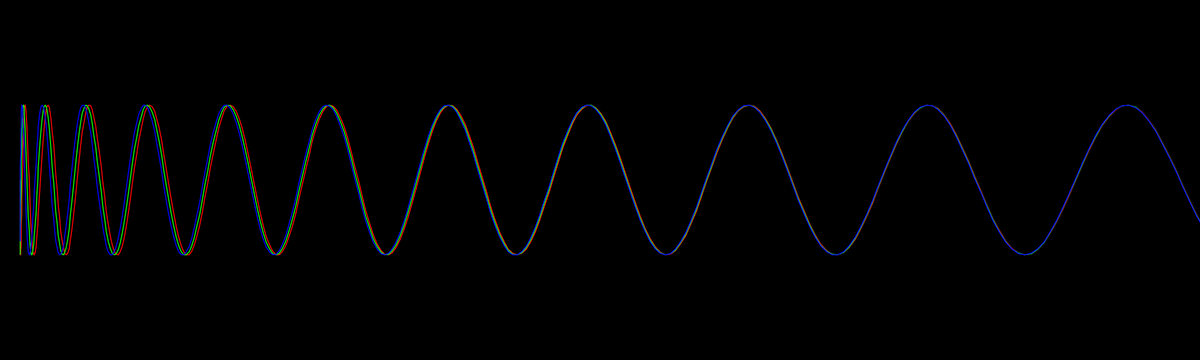
Frame 1 (no input)
Frame 60 (the mouse pressed at the canvas centre just before this capture): identical to frame 1, image omitted
Frame 120 (the mouse held since frame 60 and released just before this capture): identical to frame 1, image omitted

The Processing sketch that drew this single still picture (run headless with seeded random() and noise(); from frame 60 on, the mouse is pressed at the canvas centre):

// Processing sketch: SynchronisationV3
// ── SynchronisationV3.pde
float phase1, phase2, phase3, increment, K, yScale, offset, initPhase1, initPhase2, initPhase3;
PVector[] wave1, wave2, wave3;
int arrayLength, omega;

void setup() {
  size(2400, 720);
  strokeWeight(2);
  K = 0.005;
  omega = 10;
  phase1 = 0;
  phase2 = 6;
  phase3 = 2;
  offset = 40;
  increment = 0.02;
  yScale = 150;
  arrayLength = 2000;
  initPhase1 = 0;
  initPhase2 = 1;
  initPhase3 = 2;
  noFill();

  //setting up the arrays and add the first values
  wave1 = new PVector[arrayLength];
  wave2 = new PVector[arrayLength];
  wave3 = new PVector[arrayLength];
  wave1[0] = new PVector(0 + offset, sin(0 + initPhase1), initPhase1); //start ith a phase offset of 0 and store it z
  wave2[0] = new PVector(0 + offset, sin(0 + initPhase2), initPhase2); //start with a phase offset of PI/3 and store it in z
  wave3[0] = new PVector(0 + offset, sin(0 + initPhase3), initPhase3); // start with a phase offset of 2*PI/3 and store it in z

  //generating the rest of the point array, starting from 1. Phases based on the previous.
  for (int i = 1; i < arrayLength; i++) {
    float x = i*increment;
    float phase1 = wave1[i-1].z + K*(sin(wave2[i-1].z - wave1[i-1].z) + sin(wave3[i-1].z - wave1[i-1].z));
    float phase2 = wave2[i-1].z + K*(sin(wave1[i-1].z - wave2[i-1].z) + sin(wave3[i-1].z - wave2[i-1].z));
    float phase3 = wave3[i-1].z + K*(sin(wave2[i-1].z - wave3[i-1].z) + sin(wave1[i-1].z - wave3[i-1].z));

    //store them
    wave1[i] = new PVector(i*x + offset, yScale*sin(omega*x + phase1), phase1);
    wave2[i] = new PVector(i*x + offset, yScale*sin(omega*x + phase2), phase2);
    wave3[i] = new PVector(i*x + offset, yScale*sin(omega*x + phase3), phase3);
  };
  println("Successfully generated waves");
}

void draw() {
  background(0);
  render(wave1, color(255, 0, 0));
  render(wave2, color(0, 255, 0));
  render(wave3, color(0, 0, 255));
}


void render(PVector[] pointArray, color colour) {
  stroke(colour);
  pushMatrix();
  translate(0, height/2);
  beginShape();
  for (PVector v : pointArray) {
    vertex(v.x, v.y);
  };
  endShape();
  popMatrix();
};
